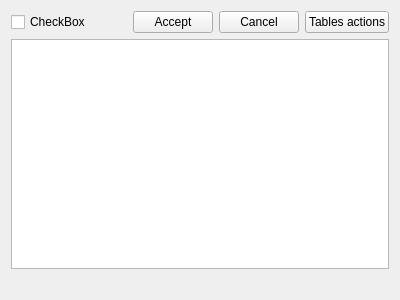
<?xml version="1.0" encoding="UTF-8"?>
<ui version="4.0">
 <class>TreeWidgetIdentifiedTables</class>
 <widget class="QWidget" name="TreeWidgetIdentifiedTables">
  <property name="geometry">
   <rect>
    <x>0</x>
    <y>0</y>
    <width>400</width>
    <height>300</height>
   </rect>
  </property>
  <property name="windowTitle">
   <string>Form</string>
  </property>
  <layout class="QVBoxLayout" name="verticalLayout">
   <item>
    <layout class="QHBoxLayout" name="horizontalLayout">
     <item>
      <widget class="QCheckBox" name="pickAllCheckBox">
       <property name="text">
        <string>CheckBox</string>
       </property>
      </widget>
     </item>
     <item>
      <spacer name="horizontalSpacer">
       <property name="orientation">
        <enum>Qt::Horizontal</enum>
       </property>
       <property name="sizeHint" stdset="0">
        <size>
         <width>40</width>
         <height>20</height>
        </size>
       </property>
      </spacer>
     </item>
     <item>
      <widget class="QPushButton" name="acceptActionBtn">
       <property name="text">
        <string>Accept</string>
       </property>
      </widget>
     </item>
     <item>
      <widget class="QPushButton" name="rejectActionBtn">
       <property name="text">
        <string>Cancel</string>
       </property>
      </widget>
     </item>
     <item>
      <widget class="QPushButton" name="menuButton">
       <property name="text">
        <string>Tables actions</string>
       </property>
      </widget>
     </item>
    </layout>
   </item>
   <item>
    <widget class="QTreeView" name="treeView"/>
   </item>
   <item>
    <widget class="QLabel" name="countLabel">
     <property name="text">
      <string/>
     </property>
    </widget>
   </item>
  </layout>
 </widget>
 <resources>
  <include location="../../resource.qrc"/>
 </resources>
 <connections/>
</ui>
